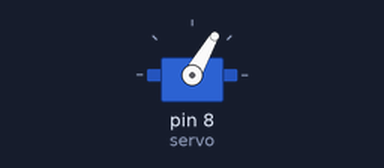
Recording of a sketch running on a simulated Arduino Uno, built with avr-gcc and run on an emulated ATmega328P. Shown: servo.

Above: at 2.05 s.
At 2.65 s:
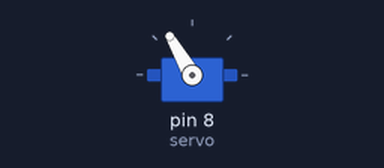
At 3.25 s:
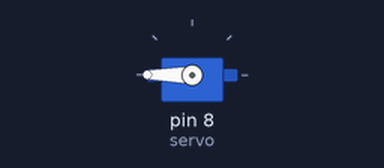
At 4.5 s:
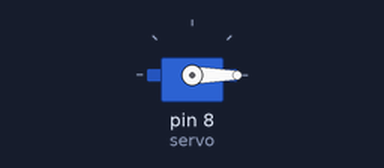
Timing chart, 0 to 7.8 s (numbered marks = the images above):
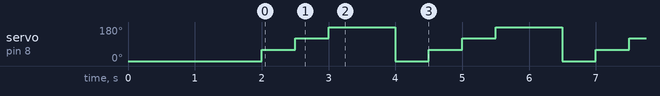

The sketch:

random.ino
```cpp
#include <Servo.h>

// initialize the library with the numbers of the interface pins
Servo servo;

void setup() {
  servo.attach(8);
  servo.write(0);
  delay(2000);
}

void loop() {
  run_servo();
}


void run_servo(){
  servo.write(60);
  delay(500);
  servo.write(120);
  delay(500);
  servo.write(180);
  delay(1000);
  servo.write(0);
  delay(500);
//
}
```

Measured:
- by itself, servo on pin 8 (servo): repeats every 2.5 s: 120° 0.50 s, 180° 1.0 s, 0° 0.50 s, 60° 0.50 s
